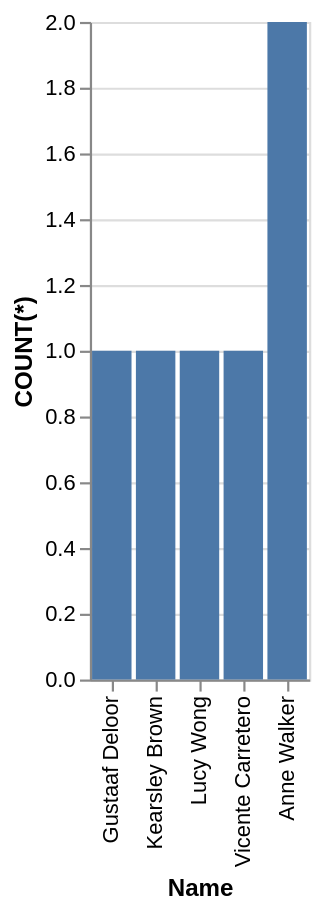

Vega-Lite specification stored for this chart:
### Vega-Lite specification from a JSON file in a GitHub repository (floating-point values rounded to 4 significant figures)
{"data": {"values": [{"x_data": "Anne Walker", "y_data": 2}, {"x_data": "Gustaaf Deloor", "y_data": 1}, {"x_data": "Kearsley Brown", "y_data": 1}, {"x_data": "Lucy Wong", "y_data": 1}, {"x_data": "Vicente Carretero", "y_data": 1}]}, "mark": "bar", "encoding": {"x": {"field": "x_data", "type": "nominal", "title": "Name", "sort": {"op": "sum", "field": "y_data", "order": "ascending"}}, "y": {"field": "y_data", "type": "quantitative", "title": "COUNT(*)"}}}
